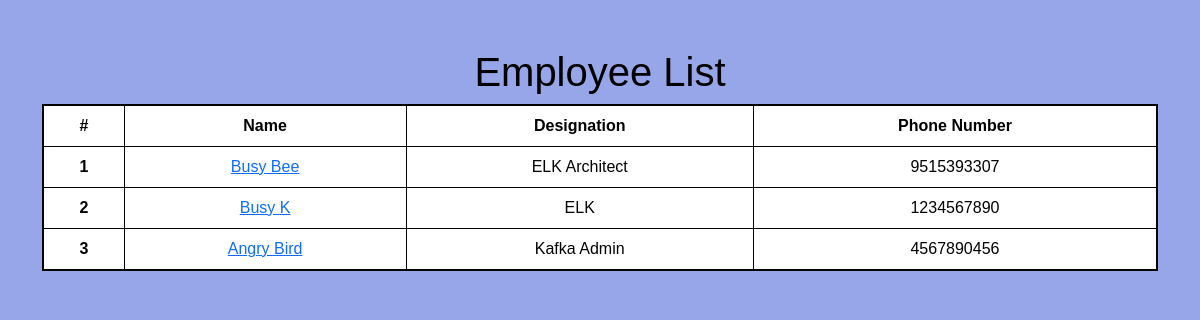
The page / on the database its author committed.
### employees/models.py (models this page shows, shortened)
class Employee(models.Model):
    first_name = models.CharField(max_length=100)
    last_name = models.CharField(max_length=100)
    photo = models.ImageField(upload_to='images')
    designation = models.CharField(max_length=100)
    email = models.EmailField(max_length=100,unique=True)
    phone_number = models.CharField(max_length=12, blank=True)
    created_at = models.DateTimeField(auto_now_add=True)
    updated_at = models.DateTimeField(auto_now=True)

### mysite/views.py (the view)
# urls.py: 2. Add a URL to urlpatterns:  path('', views.home, name='home')
def home(request):
    employees = Employee.objects.all()
    context = {
        'employees': employees,
    }
    return render(request,'home.html',context)

### templates/home.html (shortened to what this page needs)
{% load static %}
<!DOCTYPE html>
<html lang="en">
<head>
    <link href="https://cdn.jsdelivr.net/npm/bootstrap@5.3.3/dist/css/bootstrap.min.css" rel="stylesheet">
    <link rel="stylesheet" href="{% static 'css/style.css' %}">
</head>
<body>
    <div class="container pt-5">
        <h1> Employee List</h1>
        <table class="table">
            <thead>
              <tr>
                <th scope="col">#</th>
                <th scope="col">Name</th>
                <th scope="col">Designation</th>
                <th scope="col">Phone Number</th>
              </tr>
            </thead>
            <tbody>
              {% for i in employees %}
              <tr>
                <th>{{forloop.counter}}</th>
                <td><a href= "{% url 'employee_detail' i.id%}"> {{i.first_name}} {{i.last_name}}</a></td>
                <td>{{i.designation}}</td>
                <td>{{i.phone_number}}</td>
              </tr>
              {% endfor %}
            </tbody>
        </table>
    </div>
</body>
</html>

### mysite/static/css/style.css (style rules this page uses)
body { background-color: aqua; }

### templates/home.html (style rules this page uses)
body { display: flex; text-align: center; justify-content: center; height: 100vh; margin: 0; font-family: Arial, sans-serif; background-color: rgb(151, 166, 233); }
h1, h2, h3 { color: black; }
.table { background-color: rgb(226, 224, 224) !important; border: 2px solid black; }
.table th, .table td { border: 1px solid black !important; color: black; }

### rows shown on the page
Employee: first_name "Busy", last_name "Bee", designation "ELK Architect", phone_number "9515393307"
Employee: first_name "Busy", last_name "K", designation "ELK", phone_number "1234567890"
Employee: first_name "Angry", last_name "Bird", designation "Kafka Admin", phone_number "4567890456"
